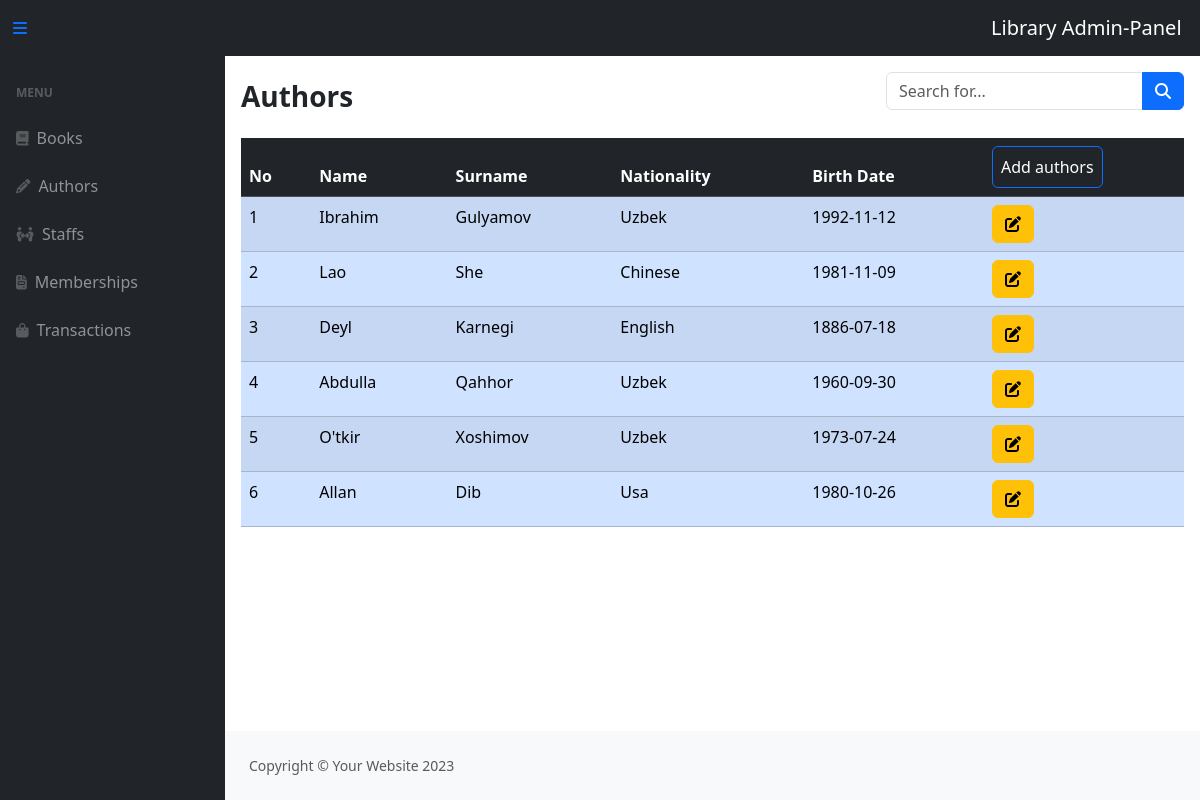
Screenshot of /author.php with the database file from the repository.
### tables this page shows
CREATE TABLE IF NOT EXISTS `author` (
  `id` int NOT NULL AUTO_INCREMENT,
  `first_name` varchar(100) NOT NULL,
  `last_name` varchar(100) NOT NULL,
  `nationality` varchar(100) NOT NULL,
  `birth_date` date NOT NULL,
  PRIMARY KEY (`id`)
);

### author.php (the view)
<?php include_once('header.php');?>
            <div id="layoutSidenav_content">
                <main>
                <div class="container-fluid p-0" style="overflow-x:hidden;" >
            <div class="d-flex justify-content-between mx-3">
                        <h1 class="h3 my-4"><strong>Authors</strong></h1>
                        <form class=" form-inline">
                         <div class="input-group mt-3">
                            <input class="form-control author_ser" type="text" placeholder="Search for..." aria-label="Search for..." aria-describedby="btnNavbarSearch" />
                            <button class="btn btn-primary" id="btnNavbarSearch" type="button"><i class="fas fa-search"></i></button>
                         </div>
                        </form>
                    </div>
                <div class="row">
                    <div class="col-lg-12 col-md-12">
                       <div class="mx-3 table-responsive-xl">
                          <table class="table table-striped table-primary  " >
                            <thead class="table table-dark" >
                                <tr>
                                    <th>No</th>
                                    <th>Name</th>
                                    <th>Surname</th>
                                    <th>Nationality</th>
                                    <th>Birth Date</th>
                                    <th style="width: 200px;" ><a href="add_author.php" class="btn btn-primary" >Add authors</a></th>
                                </tr>
                            </thead>
                            <tbody class="tbody" >
                                <?php
                                    $con=mysqli_connect('localhost','root','root','library');
                                    $sql="select * from author";
                                    $q=mysqli_query($con,$sql) or die(mysqli_error($con));
                                    $i=1;
                                    while ($row=mysqli_fetch_array($q)) {
                                        ?>
                                        <tr>
                                            <td><?echo $i;$i++;?></td>
                                            <td><?echo $row['first_name']?></td>
                                            <td><?echo $row['last_name']?></td>
                                            <td><?echo $row['nationality']?></td>
                                            <td><?echo $row['birth_date']?></td>
                                            <td>
                                                <a href="author_edit.php?uid=<?echo $row['id']?>" class="btn btn-warning" ><i class="fas fa-edit" ></i></a>
                                            </td>
                                        </tr>
                                        <?
                                    }
                                ?>
                            </tbody>
                          </table>
                       </div>
                    </div>
                </div>
           </div>
                </main>
                <footer class="py-4 bg-light mt-auto">
                    <div class="container-fluid px-4">
                        <div class="d-flex align-items-center justify-content-between small">
                            <div class="text-muted">Copyright &copy; Your Website 2023</div>
                        </div>
                    </div>
                </footer>
            </div>
<?php include_once('footer.php');?>

### rows the page displays
author: first_name "Ibrahim", last_name "Gulyamov", nationality "Uzbek", birth_date "1992-11-12"
author: first_name "Lao", last_name "She", nationality "Chinese", birth_date "1981-11-09"
author: first_name "Deyl", last_name "Karnegi", nationality "English", birth_date "1886-07-18"
author: first_name "Abdulla", last_name "Qahhor", nationality "Uzbek", birth_date "1960-09-30"
author: first_name "O'tkir", last_name "Xoshimov", nationality "Uzbek", birth_date "1973-07-24"
author: first_name "Allan", last_name "Dib", nationality "Usa", birth_date "1980-10-26"
